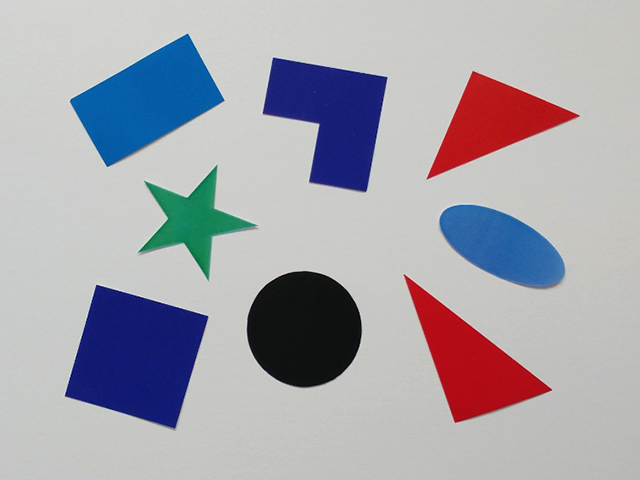
#> input picture opencv_practice/polygon.bmp, 640 x 480 px
$ jupyter execute --allow-errors '210810 class1.ipynb'
#> lines starting #> are read from the running program, lines starting #| are printed output that depends on the picture; after the words box and inside, x2 and y2 are one past the last pixel; in counts of white or black regions, pixels touching at a corner belong together
[cell 1]
import sys
import numpy as np
import cv2

src = cv2.imread('polygon.bmp',cv2.IMREAD_GRAYSCALE)
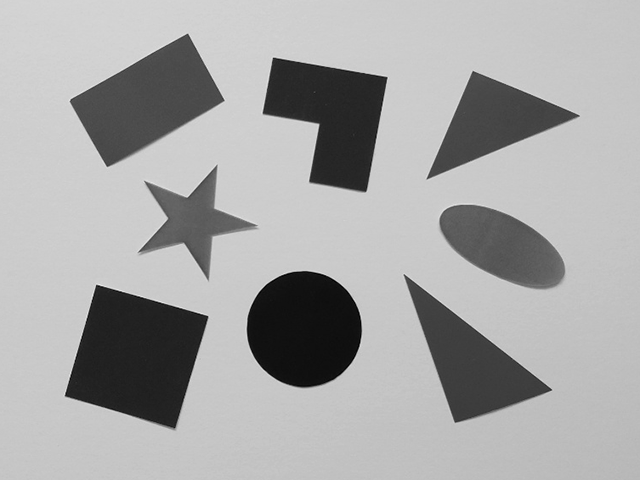
#> src: shape (480, 640); min 0, max 240, mean 166.4

_, src_bin = cv2.threshold(src,0,255,cv2.THRESH_BINARY_INV|cv2.THRESH_OTSU)
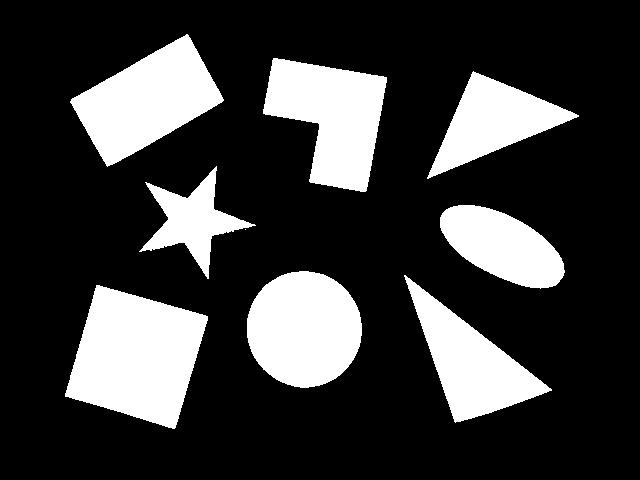
#> src_bin: shape (480, 640); 23.1% white; 9 white regions (1 under 20 px), largest, box (x1, y1, x2, y2) and area: (65, 285, 208, 429) 13563, (247, 271, 362, 388) 10523, (70, 34, 224, 167) 10499

cnt, labels, stats, centroids = cv2.connectedComponentsWithStats(src_bin)
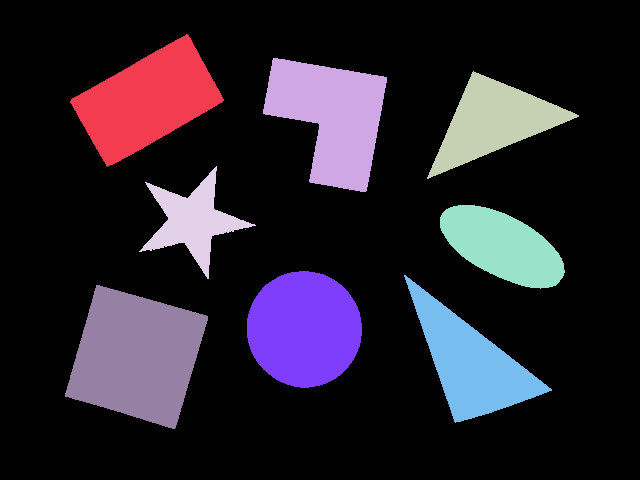
#> labels: shape (480, 640) int32; 10 distinct labels, from 0 to 9; one colour per label, 0 black
#> cnt = 10; stats = [[0, 0, 640, 480, 236338], [70, 34, 154, 133, 10499], [263, 58, 124, 134, 10157], [427, 71, 152, 108, 6906], [139, 166, 117, 113, 4381], [440, 205, 125, 84, 6550], [245, 229, 1, 1, 1], [247, 271, 115, 117, 10523], [404, 275, 148, 148, 8282], [65, 285, 143, 144, 13563]]; centroids = [[324.9, 239.6], [146.7, 100.3], [330.8, 116.6], [493.1, 121.4], [192.3, 220.6], [501.9, 245.7], [245, 229], [303.8, 328.7], [470.3, 362.3], [136, 356]]

dst = cv2.cvtColor(src_bin, cv2.COLOR_GRAY2BGR)
# dst = np.zeros((h,w), dtype='uint8')

for i in range(1,cnt):
    (x,y,w,h,area) = stats[i]

    if area < 20:
        continue

    cv2.rectangle(dst, (x,y,w,h), (0,255,255))
#> this loop made 9 passes
#> dst: shape (480, 640, 3); mean B, G, R 58.6, 62, 62


cv2.imshow('src_bin',src_bin)
cv2.imshow('src',src)
cv2.imshow('dst',dst)
cv2.waitKey()
cv2.destroyAllWindows()

[cell 2]
import cv2
import numpy as np
import random
src= cv2.imread('milkdrop.bmp',cv2.IMREAD_GRAYSCALE)
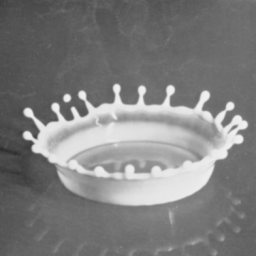
#> input picture opencv_practice/milkdrop.bmp, 256 x 256 px
#> src is the input picture: shape (256, 256); min 44, max 240, mean 126.1

_, src_bin = cv2.threshold(src, 0,255, cv2.THRESH_OTSU)
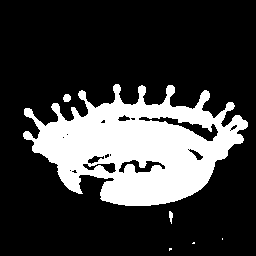
#> src_bin: shape (256, 256); 23.4% white; 6 white regions (3 under 20 px)

contours, _ = cv2.findContours(src_bin, cv2.RETR_LIST, cv2.CHAIN_APPROX_NONE)
#> contours = 23 contours, 13 with area under 20; largest, box (x1, y1, x2, y2) and area: (23, 84, 248, 206) 15906, (138, 116, 219, 142) 584, (118, 159, 166, 174) 313, (82, 162, 117, 174) 184, (87, 155, 105, 165) 80

h,w = src.shape[:2]
#> h = 256; w = 256
dst = np.zeros((h,w,3), np.uint8)

#> (the rest of this cell did not finish here and is left out)

[cell 3]
import random
import numpy as np
import cv2

src = cv2.imread('milkdrop.bmp', cv2.IMREAD_GRAYSCALE)
_, src_bin = cv2.threshold(src, 0, 255, cv2.THRESH_OTSU)
contours, _ = cv2.findContours(src_bin, cv2.RETR_LIST, cv2.CHAIN_APPROX_NONE)

h, w = src.shape[:2]
dst = np.zeros((h, w, 3), np.uint8)

for i in range(len(contours)):
    points = contours[i]
    area = cv2.contourArea(points)
    if area > 600:
        #외곽선 그리기
        c = (random.randint(0, 255), random.randint(0, 255), random.randint(0, 255))
        cv2.drawContours(dst, contours, i, c, 1, cv2.LINE_AA)

        #외곽선으로 모멘트 계산
        m = cv2.moments(points)

        #외곽선의 중심점 좌표
        x = m['m10']/m['m00']
        y = m['m01']/m['m00']
        cv2.circle(dst, (int(x),int(y)), 3, c, -1)

        #외곽선 둘레 * 0.01
        p1 = 0.01 * cv2.arcLength(points, True)
        #외곽선 근사화(점의 수를 줄임)
        ap = cv2.approxPolyDP(points, p1, True)
        c = (random.randint(0, 255), random.randint(0, 255), random.randint(0, 255))
        #계산된 근사치 좌표로 외곽선 그림
        cv2.drawContours(dst, [ap], 0, c, 1, cv2.LINE_AA)
#> this loop made 23 passes
#> (area, x, y, p1) on pass 23: (15906, 138.3, 147.2, 10.48)
#> area on passes 4, 7, 8, 9, 12, 17: 21.5, 184.5, 313, 80.5, 74.5, 23
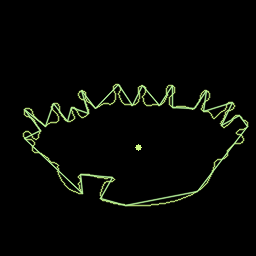
#> dst: shape (256, 256, 3); mean B, G, R 4.5, 7.7, 6.1

cv2.imshow('src', src)
cv2.imshow('src_bin', src_bin)
cv2.imshow('dst', dst)
cv2.waitKey()
cv2.destroyAllWindows()

폴리곤 이미지 파일을 읽어서 \
컨벡스 헐 처리 후 좌표의 개수로 \
삼각형, 사각형, 다각형을 구분하는 코드 작성

[cell 4]
import math
import cv2

def setLabel(img,pts, label):
    (x,y,w,h) = cv2.boundingRect(pts)
    pt1 = (x,y)
    pt2 = (x+w, y+h)
    cv2.rectangle(img,pt1,pt2,(0,0,255),1)
    cv2.putText(img, label,pt1, cv2.FONT_HERSHEY_PLAIN,1, (0,0,255))

def main():
    img = cv2.imread('polygon.bmp',cv2.IMREAD_COLOR)
#> img is the input picture: shape (480, 640, 3); mean B, G, R 173.4, 165, 166.3

    if img is None:
        print('Image load failed')
        return
    gray = cv2.cvtColor(img,cv2.COLOR_BGR2GRAY)
    _, img_bin = cv2.threshold(gray,0,255,cv2.THRESH_BINARY_INV|cv2.THRESH_OTSU)
    contours, _ = cv2.findContours(img_bin, cv2.RETR_EXTERNAL, cv2.CHAIN_APPROX_NONE)
#> contours = 9 contours, 1 with area under 20; largest, box (x1, y1, x2, y2) and area: (65, 285, 208, 429) 13340, (247, 271, 362, 388) 10359, (70, 34, 224, 167) 10316, (263, 58, 387, 192) 9930, (404, 275, 552, 423) 8086, (427, 71, 579, 179) 6723, (440, 205, 565, 289) 6406, (139, 166, 256, 279) 4181

    for pts in contours:
        if cv2.contourArea(pts) < 400: # 너무 작으면 무시
            continue

        approx = cv2.approxPolyDP(pts,cv2.arcLength(pts,True)*0.02,True)

        vtc = len(approx)

        if vtc == 3:
            setLabel(img,pts,'TRI')
        elif vtc == 4:
            setLabel(img,pts,'RECT')
        else:
            length = cv2.arcLength(pts,True)
            area = cv2.contourArea(pts)
            ratio = 4. * math.pi * area / (length*length)

            if ratio > 0.85 :
                setLabel(img,pts,'CIR')
#> this loop made 9 passes
#> (vtc, length, area, ratio) on pass 3: (8, 381.5, 10359, 0.894)
#> (vtc, length, area, ratio) on passes 5, 6, 8: (8, 338.4, 6406.5, 0.703), (10, 468.4, 4181, 0.239), (6, 484.6, 9930.5, 0.531)
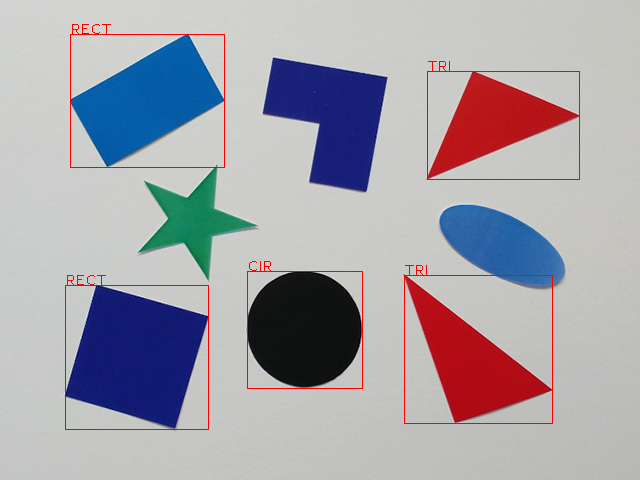
#> img: shape (480, 640, 3); 1% of pixels changed, all inside (x1, y1, x2, y2) = (65, 24, 580, 430)

    cv2.imshow('img', img)
    cv2.waitKey()
    cv2.destroyAllWindows()


main()

[cell 5]
import math
import cv2

src = cv2.imread('polygon.bmp',cv2.IMREAD_GRAYSCALE)
_, src_bin = cv2.threshold(src,0,255,cv2.THRESH_BINARY_INV|cv2.THRESH_OTSU)
contours, _ = cv2.findContours(src_bin, cv2.RETR_LIST, cv2.CHAIN_APPROX_NONE)

h,w = src.shape[:2]
#> h = 480; w = 640
dst = np.zeros((h,w,3),np.uint8)

for cont in contours:
    area = cv2.contourArea(cont)
    if area > 600:
        cv2.drawContours(dst,[cont], 0 , (255,0,0),1,cv2.LINE_AA)
        p1 = 0.01 * cv2.arcLength(cont,True)
        ap = cv2.approxPolyDP(cont,p1,True)
        hull = cv2.convexHull(ap)
        p_cnt = len(hull)
        if p_cnt ==3:
            label='삼각형'
        elif p_cnt == 4:
            label = '사각형'
        elif 4< p_cnt < 10:
            label = '다각형'
        elif p_cnt >=10:
            label='원'

        cv2.drawContours(dst, [hull],0,(0,0,255),1,cv2.LINE_AA)
#> this loop made 9 passes
#> (area, p1, ap, hull, p_cnt, label) on passes 1, 2, 7, 9: (13340.5, 4.96, [[96, 285], [65, 396], [174, 428], [207, 316]], [[207, 316], [174, 428], [65, 396], [96, 285]], 4, '사각형'), (8085.5, 4.73, [[404, 275], [455, 422], [551, 390]], [[551, 390], [455, 422], [404, 275]], 3, '삼각형'), (6723, 4.27, [[578, 115], [473, 71], [427, 178]], [[427, 178], [473, 71], [578, 115]], 3, '삼각형'), (10315.5, 4.5, [[187, 34], [71, 99], [107, 166], [223, 100]], [[223, 100], [107, 166], [71, 99], [187, 34]], 4, '사각형')
#> (area, p1, p_cnt, label) on passes 3, 5, 6, 8: (10359, 3.82, 15, '원'), (6406.5, 3.38, 11, '원'), (4181, 4.68, 5, '다각형'), (9930.5, 4.85, 5, '다각형')
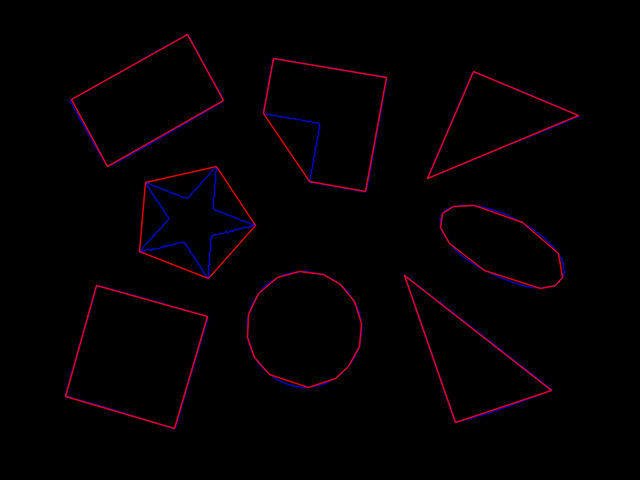
#> dst: shape (480, 640, 3); mean B, G, R 1.8, 0, 3.5

cv2.imshow('dst',dst)
cv2.waitKey()
cv2.destroyAllWindows()

[cell 6]
import numpy as np
import cv2

src = cv2.imread('milkdrop.bmp', cv2.IMREAD_GRAYSCALE)
_, src_bin = cv2.threshold(src, 0, 255, cv2.THRESH_OTSU)
contours, _ = cv2.findContours(src_bin, cv2.RETR_LIST, cv2.CHAIN_APPROX_NONE)
#> contours = 23 contours, 13 with area under 20; largest, box (x1, y1, x2, y2) and area: (23, 84, 248, 206) 15906, (138, 116, 219, 142) 584, (118, 159, 166, 174) 313, (82, 162, 117, 174) 184, (87, 155, 105, 165) 80

h, w = src.shape[:2]
#> h = 256; w = 256
dst = np.zeros((h, w, 3), np.uint8)

for cont in contours:
    area = cv2.contourArea(cont)
    if area > 600:
        cv2.drawContours(dst, [cont], 0, (255, 0, 0), 1, cv2.LINE_AA)
        hull = cv2.convexHull(cont)
        cv2.drawContours(dst, [hull], 0, (0, 0, 255), 1, cv2.LINE_AA)
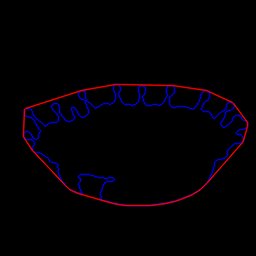
#> dst: shape (256, 256, 3); mean B, G, R 4, 0, 2.9

cv2.imshow('src', src)
cv2.imshow('src_bin', src_bin)
cv2.imshow('dst', dst)
cv2.waitKey()
cv2.destroyAllWindows()

<도형 구분>
'''
폴리곤 이미지 파일을 읽어서
컨벡스 헐 처리 후 좌표의 개수로
삼각형, 사각형, 다각형을 구분하는 코드 작성
'''

[cell 7]
import numpy as np
import cv2

src = cv2.imread('polygon.bmp', cv2.IMREAD_GRAYSCALE)
_, src_bin = cv2.threshold(src, 0, 255, cv2.THRESH_BINARY_INV|cv2.THRESH_OTSU)
contours, _ = cv2.findContours(src_bin, cv2.RETR_LIST, cv2.CHAIN_APPROX_NONE)
#> contours = 9 contours, 1 with area under 20; largest, box (x1, y1, x2, y2) and area: (65, 285, 208, 429) 13340, (247, 271, 362, 388) 10359, (70, 34, 224, 167) 10316, (263, 58, 387, 192) 9930, (404, 275, 552, 423) 8086, (427, 71, 579, 179) 6723, (440, 205, 565, 289) 6406, (139, 166, 256, 279) 4181

h, w = src.shape[:2]
#> h = 480; w = 640
dst = np.zeros((h, w, 3), np.uint8)

for cont in contours:
    area = cv2.contourArea(cont)
    if area > 600:
        cv2.drawContours(dst, [cont], 0, (255, 0, 0), 1, cv2.LINE_AA)
        p1 = 0.01 * cv2.arcLength(cont, True)
        ap = cv2.approxPolyDP(cont, p1, True)
        hull = cv2.convexHull(ap)
        p_cnt = len(hull)
        if p_cnt==3:
            label = 'tri'
        elif p_cnt == 4:
            label = 'rect'
        elif 4 < p_cnt < 10:
            label = 'poly'
        elif p_cnt >=10 :
            label = 'circle'

        cv2.drawContours(dst, [hull], 0, (0, 0, 255), 1, cv2.LINE_AA)
        x = cont[cont[:,:,0].argmin()][0][0]
        y = cont[cont[:,:,1].argmin()][0][1]
        cv2.putText(dst, label, (int(x), int(y)), cv2.FONT_HERSHEY_SIMPLEX, 1, (200,200,200))
        print(x, y)
#> this loop made 9 passes
#> (area, p1, ap, hull, p_cnt, label, x, y) on passes 1, 2, 7, 9: (13340.5, 4.96, [[96, 285], [65, 396], [174, 428], [207, 316]], [[207, 316], [174, 428], [65, 396], [96, 285]], 4, 'rect', 65, 285), (8085.5, 4.73, [[404, 275], [455, 422], [551, 390]], [[551, 390], [455, 422], [404, 275]], 3, 'tri', 404, 275), (6723, 4.27, [[578, 115], [473, 71], [427, 178]], [[427, 178], [473, 71], [578, 115]], 3, 'tri', 427, 71), (10315.5, 4.5, [[187, 34], [71, 99], [107, 166], [223, 100]], [[223, 100], [107, 166], [71, 99], [187, 34]], 4, 'rect', 70, 34)
#> (area, p1, p_cnt, label, x, y) on passes 3, 5, 6, 8: (10359, 3.82, 15, 'circle', 247, 271), (6406.5, 3.38, 11, 'circle', 440, 205), (4181, 4.68, 5, 'poly', 139, 166), (9930.5, 4.85, 5, 'poly', 263, 58)
#| 65 285
#| 404 275
#| 247 271
#| 440 205
#| 139 166
#| 427 71
#| 263 58
#| 70 34
#> dst: shape (480, 640, 3)

cv2.imshow('dst', dst)
cv2.waitKey()
cv2.destroyAllWindows()

[cell 8]
import numpy as np
import cv2

src = cv2.imread('polygon.bmp', cv2.IMREAD_GRAYSCALE)
_, src_bin = cv2.threshold(src, 0, 255, cv2.THRESH_BINARY_INV|cv2.THRESH_OTSU)
contours, _ = cv2.findContours(src_bin, cv2.RETR_LIST, cv2.CHAIN_APPROX_NONE)

h, w = src.shape[:2]
dst = np.zeros((h, w, 3), np.uint8)

for cont in contours:
    area = cv2.contourArea(cont)
    if area > 600:
        cv2.drawContours(dst,[cont],0,(255,0,0),1,cv2.LINE_AA)
        x_min = cont[cont[:,:,0].argmin()][0]
        y_min = cont[cont[:,:,1].argmin()][0]
        x_max = cont[cont[:,:,0].argmax()][0]
        y_max = cont[cont[:,:,1].argmax()][0]

        cv2.circle(dst,(x_min[0],x_min[1]),3,(0,0,255),-1)
        cv2.circle(dst,(y_min[0],y_min[1]),3,(0,0,255),-1)
        cv2.circle(dst,(x_max[0],x_max[1]),3,(0,0,255),-1)
        cv2.circle(dst,(y_max[0],y_max[1]),3,(0,0,255),-1)
#> this loop made 9 passes
#> (area, x_min, y_min, x_max, y_max) on passes 1, 3, 5, 6, 7, 8, 9: (13340.5, [65, 393], [96, 285], [207, 320], [172, 428]), (10359, [247, 318], [299, 271], [361, 335], [300, 387]), (6406.5, [440, 217], [458, 205], [564, 272], [540, 288]), (4181, [139, 251], [216, 166], [255, 225], [207, 278]), (6723, [427, 177], [473, 71], [578, 116], [427, 178]), (9930.5, [263, 109], [273, 58], [386, 82], [360, 191]), (10315.5, [70, 101], [186, 34], [223, 100], [107, 166])
#> (area, y_min, x_max, y_max) on pass 2: (8085.5, [404, 275], [551, 390], [455, 422])
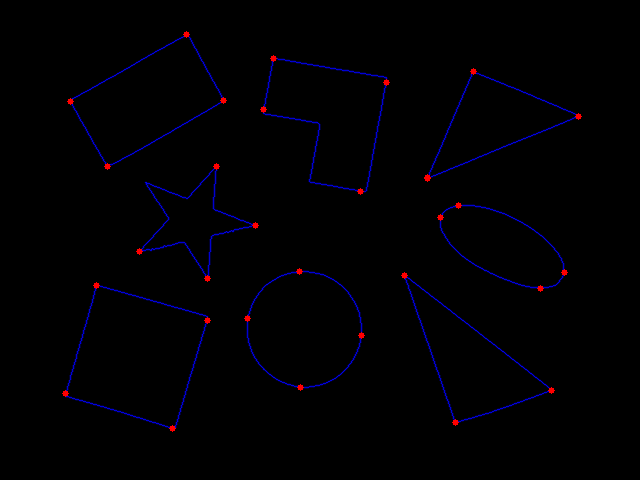
#> dst: shape (480, 640, 3); mean B, G, R 3.1, 0, 0.7

cv2.imshow('dst',dst)
cv2.waitKey()
cv2.destroyAllWindows()

[cell 9]
cont[0][0][0]
#> Out = 186
